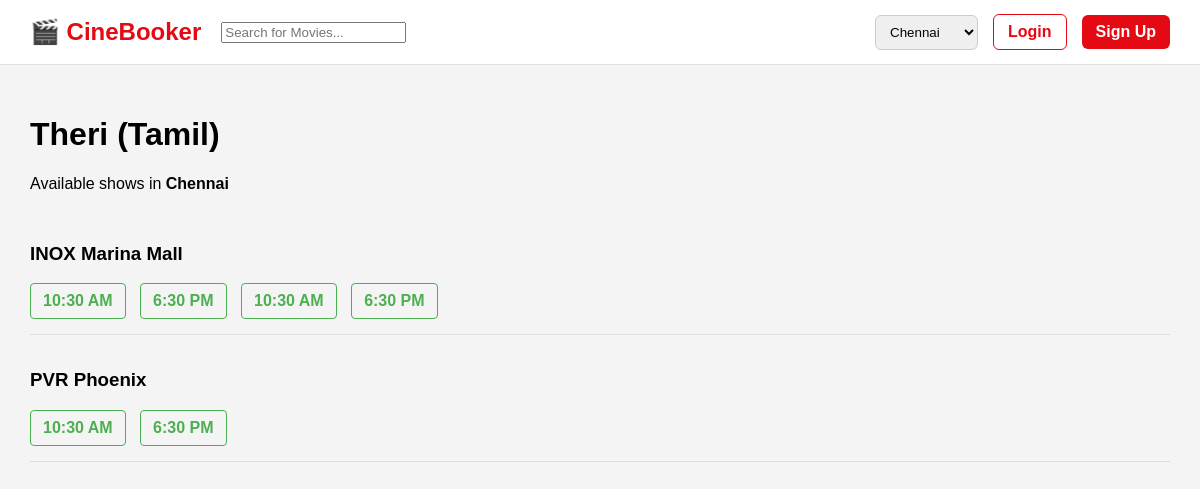
The page /book/2 on the database its author committed.
### models.py (models this page shows)
class Movie(db.Model):
    id = db.Column(db.Integer, primary_key=True)
    title = db.Column(db.String(120), nullable=False)
    language = db.Column(db.String(50))
    poster = db.Column(db.String(200))

class Theatre(db.Model):
    id = db.Column(db.Integer, primary_key=True)
    name = db.Column(db.String(100), nullable=False)
    city = db.Column(db.String(50), nullable=False)
    __table_args__ = (
        db.UniqueConstraint("name", "city", name="unique_theatre_city"),
    )

class Show(db.Model):
    id = db.Column(db.Integer, primary_key=True)
    movie_id = db.Column(db.Integer, db.ForeignKey("movie.id"), nullable=False)
    theatre_id = db.Column(db.Integer, db.ForeignKey("theatre.id"), nullable=False)
    show_time = db.Column(db.String(20), nullable=False)
    __table_args__ = (
        db.UniqueConstraint(
            "movie_id", "theatre_id", "show_time",
            name="unique_show"
        ),
    )
    movie = db.relationship("Movie", backref="shows")
    theatre = db.relationship("Theatre", backref="shows")

### app.py (the view)
@app.route("/book/<int:movie_id>")
def book(movie_id):
    city = session.get("city", "Chennai")
    movie = Movie.query.get_or_404(movie_id)
    shows = (
        Show.query.join(Theatre)
        .filter(Show.movie_id == movie_id, Theatre.city == city)
        .all()
    )
    theatre_map = {}
    for show in shows:
        t = show.theatre
        theatre_map.setdefault(t.id, {"theatre": t, "shows": []})
        theatre_map[t.id]["shows"].append(show)
    return render_template(
        "booking.html",
        movie=movie,
        theatre_map=theatre_map,
        city=city
    )

### templates/booking.html
{% extends "base.html" %}
{% block content %}
<h1>{{ movie.title }} ({{ movie.language }})</h1>
<p>Available shows in <b>{{ city }}</b></p>
<div class="theatres">
    {% for data in theatre_map.values() %}
        <div class="theatre-card">
            <h3>{{ data.theatre.name }}</h3>
            <div class="show-times">
                {% for show in data.shows %}
                    <a href="/seats/{{ show.id }}" class="show-time">
                        {{ show.show_time }}
                    </a>
                {% endfor %}
            </div>
        </div>
    {% else %}
        <p>No shows available for this location.</p>
    {% endfor %}
</div>
{% endblock %}

### static/css/style.css (style rules this page uses)
:root { --primary: #e50914; --primary-dark: #b20710; --success: #2ecc71; --text-dark: #222; --text-light: #666; --bg-light: #f6f7f9; --card-bg: #ffffff; --border: #e0e0e0; }
body { margin: 0; font-family: Arial, sans-serif; background: #f4f4f4; }
.theatre-card { border-bottom: 1px solid #ddd; padding: 15px 0; }
.show-times { margin-top: 8px; }
.show-time { display: inline-block; padding: 8px 12px; margin-right: 10px; border: 1px solid #4caf50; border-radius: 4px; color: #4caf50; text-decoration: none; font-weight: bold; }

### rows shown on the page
Movie: title "Theri", language "Tamil"
Theatre: theatre.name "INOX Marina Mall"
Show: show_time "10:30 AM"
Show: show_time "6:30 PM"
Show: show_time "10:30 AM"
Show: show_time "6:30 PM"
Theatre: theatre.name "PVR Phoenix"
Show: show_time "10:30 AM"
Show: show_time "6:30 PM"

### other values the page prints
{{ city }} "Chennai"
